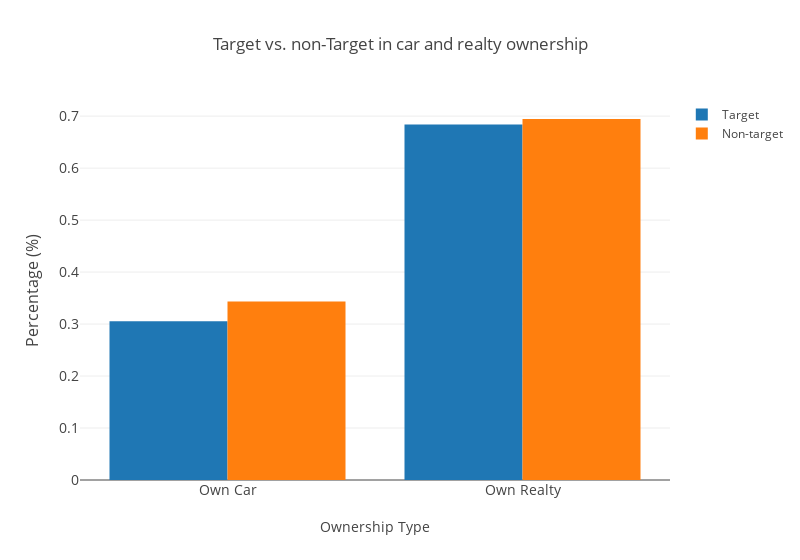

Notebook source saved alongside this figure:
### Code cell
ownCarCntT = application_train.loc[application_train["TARGET"]==1, "FLAG_OWN_CAR"].value_counts()
ownCarCnt = application_train.loc[application_train["TARGET"]==0, "FLAG_OWN_CAR"].value_counts()
ownRealtyCntT = application_train.loc[application_train["TARGET"]==1, "FLAG_OWN_REALTY"].value_counts()
ownRealtyCnt = application_train.loc[application_train["TARGET"]==0, "FLAG_OWN_REALTY"].value_counts()

trace1 = go.Bar(
    x = ['Own Car', 'Own Realty'],
    y = [ownCarCntT.Y / (ownCarCntT.Y + ownCarCntT.N), ownRealtyCntT.Y / (ownRealtyCntT.Y + ownRealtyCntT.N)] * 100,
    name='Target'
)
trace2 = go.Bar(
    x = ['Own Car', 'Own Realty'],
    y = [ownCarCnt.Y / (ownCarCnt.Y + ownCarCnt.N), ownRealtyCnt.Y / (ownRealtyCnt.Y + ownRealtyCnt.N)] * 100,
    name='Non-target'
)

data = [trace1, trace2]
layout = go.Layout(
    title = "Target vs. non-Target in car and realty ownership",
    width = 800,
    xaxis = dict(
        title = 'Ownership Type',
        tickfont = dict(
            size=14
        )
    ),
    yaxis=dict(
        title = 'Percentage (%)',
        titlefont = dict(
            size=16
        ),
        tickfont = dict(
            size = 14
        )
    )
)

fig = go.Figure(data=data, layout=layout)
iplot(fig)

### Figure 1 — Plotly figure (JSON) as saved in the notebook; plotly's stock layout.template omitted (floating-point values rounded to 4 significant figures; data arrays with more than 128 entries replaced by an {"elided": "..."} marker saying what was removed)
{"data": [{"name": "Target", "type": "bar", "x": ["Own Car", "Own Realty"], "y": {"elided": "200 float values"}}, {"name": "Non-target", "type": "bar", "x": ["Own Car", "Own Realty"], "y": {"elided": "200 float values"}}], "layout": {"title": "Target vs. non-Target in car and realty ownership", "width": 800, "xaxis": {"tickfont": {"size": 14}, "title": "Ownership Type"}, "yaxis": {"tickfont": {"size": 14}, "title": "Percentage (%)", "titlefont": {"size": 16}}}}
